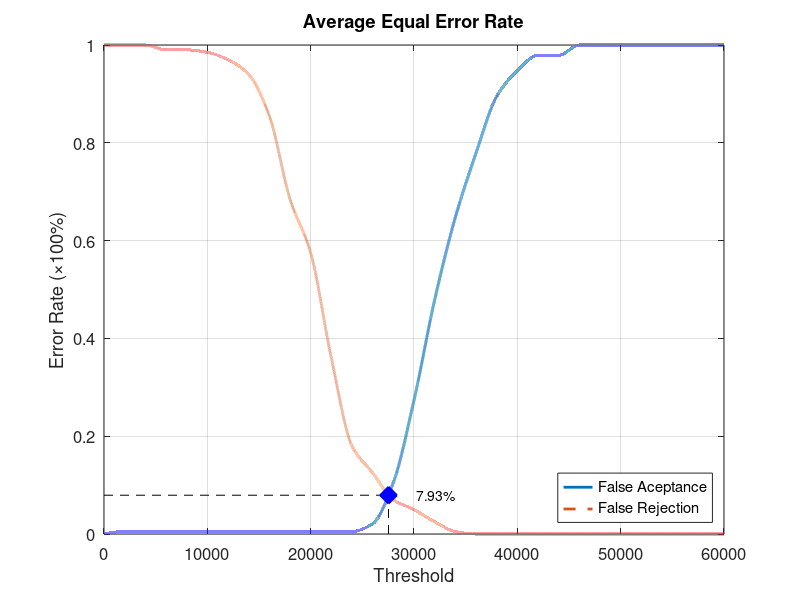
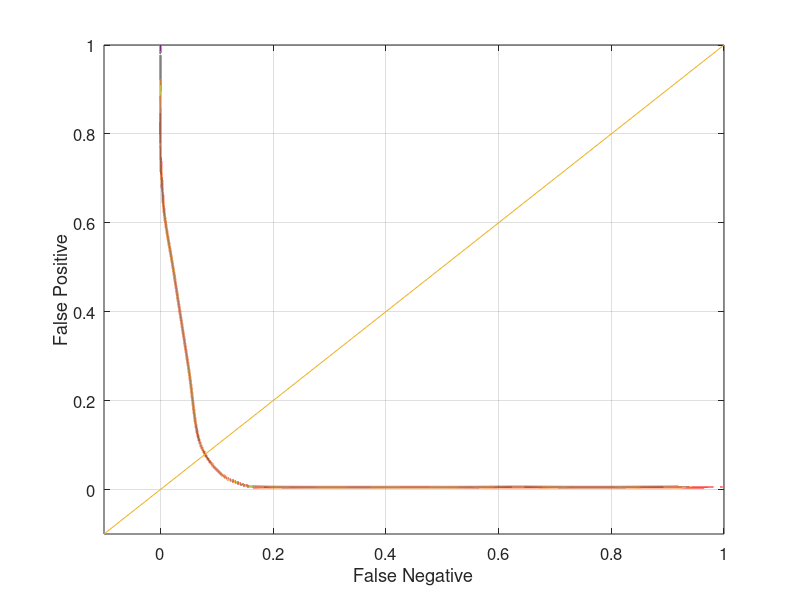

MATLAB code to generate these figures, in order:
function yEER = Database4_4
close all;
clear;
clc;
x = 0:2000:60000;
xq = 0:0.5:60000;

y0 = [0 0.00526316 0.00526316 0.00526316 0.00526316 0.00526316 0.00526316 0.00526316 0.00526316 0.00526316 0.00526316 0.00526316 0.00526316 0.0210526 0.105263 0.273684 0.478947 0.647368 0.778947 0.894737 0.947368 0.978947 0.978947 1 1 1 1 1 1 1 1];
yy0 = interp1(x, y0, xq, 'pchip');
y1 = [1 1 1 0.99 0.99 0.985 0.97 0.94 0.855 0.685 0.575 0.36 0.18 0.125 0.07 0.05 0.025 0.005 0 0 0 0 0 0 0 0 0 0 0 0 0];
yy1 = interp1(x, y1, xq, 'pchip');

% Calculating EER: 
y2 = abs(y0 - y1);
find(y2 == min(y2))
yy2 = abs(yy0 - yy1);
xEER = find(yy2 == min(yy2));
xEERIndex = xq(xEER) % X-axis EER
yEER = yy0(xEER) % Y-axis EER

main = figure
plot(xq, yy0,'-','LineWidth', 2);	hold on
plot(xq, yy1,'--','LineWidth', 2);	hold on
plot([xEERIndex xEERIndex], [0 yEER], 'k--');	hold on
plot([0 xEERIndex], [yEER yEER], 'k--');	hold on
plot(xEERIndex, yEER, 'bx', 'LineWidth', 10);	hold on
text(xEERIndex + 10 * xEERIndex / 100, yEER, [num2str(round((10000 * yEER)) / 100) '%'])
legend('False Aceptance', 'False Rejection', 'Location', 'SouthEast')
xlabel('Threshold')
ylabel('Error Rate (\times100%)')
title('Average Equal Error Rate')
set(gca, 'FontSize', 12)
axis([0 60000 0 1])
grid on

print(main, 'Database4_4Main', '-dpng');
FNRxFPR = figure('Color', [1 1 1]);
plot(yy1, yy0, '-', yy1, yy0, 'LineWidth', 2);
hold on
y = -0.1:0.1:1
plot(y, y); 
set(gca, 'FontSize', 12)
xlabel('False Negative')
ylabel('False Positive')
axis([-0.1 1 -0.1 1])
set(gca, 'FontSize', 12)
grid on

print(FNRxFPR, 'Database4_4FNRxFPR','-dpng');
end
